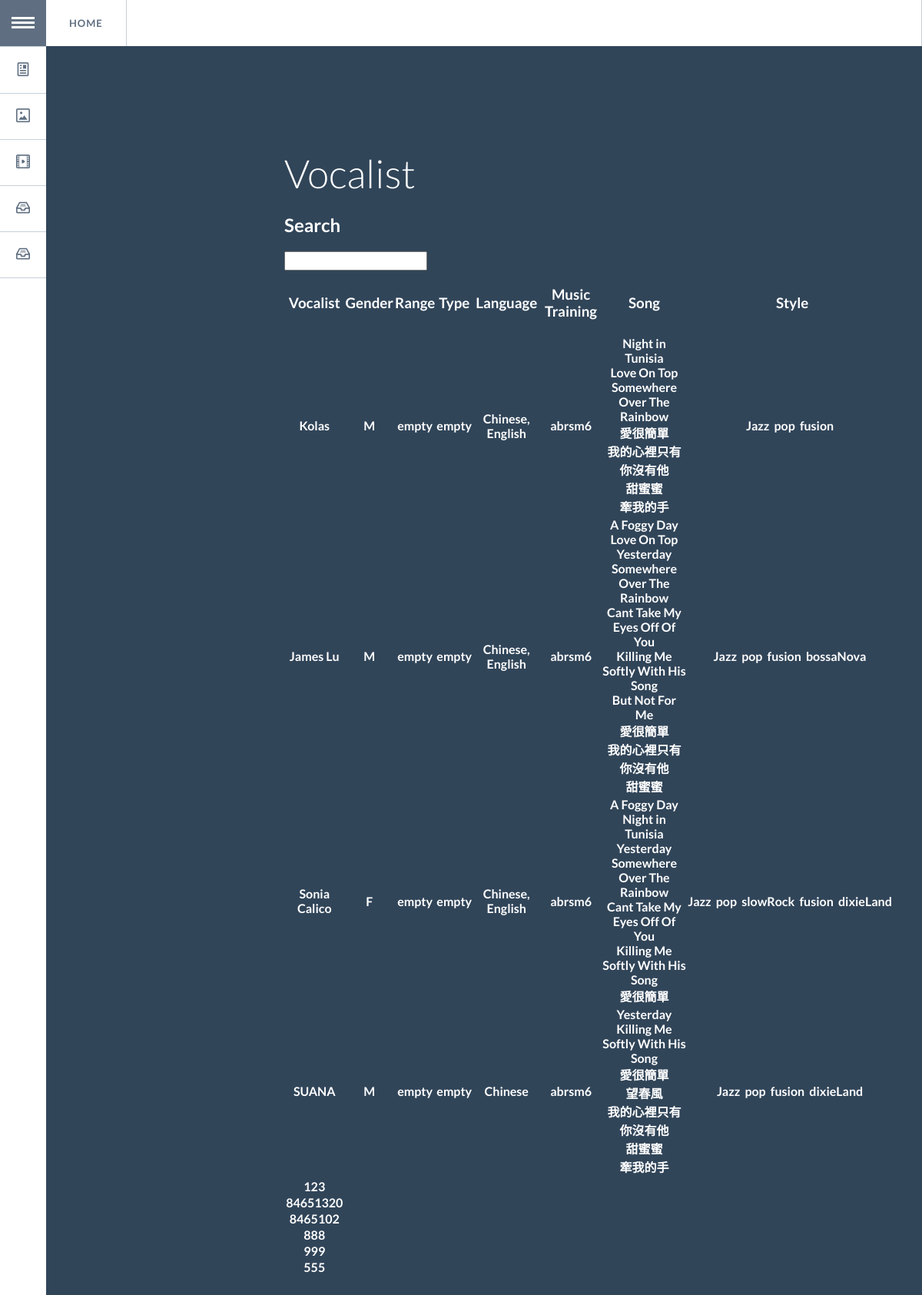
The page /vocalist/ on the database as committed earlier.
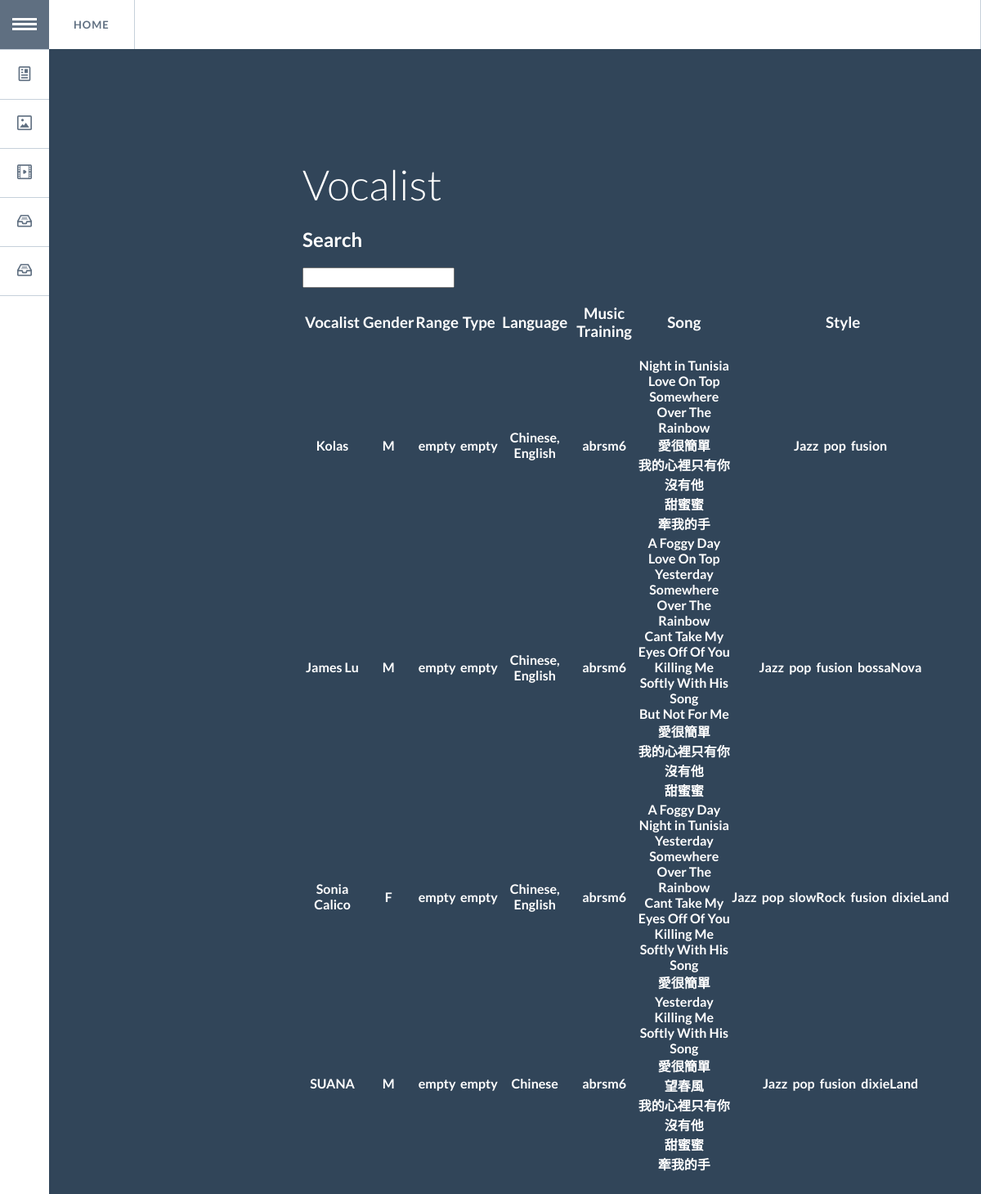
The same page on the database as committed later.
### singer/models.py (models this page shows, shortened)
class Vocalist(models.Model):
	VID = models.AutoField(primary_key = True)
	VName = models.CharField(max_length = 100)
	Gender = models.CharField(max_length = 100)
	Vocal_Range = models.CharField(max_length = 100)
	Vocal_Type = models.CharField(max_length = 100)
	Language = models.CharField(max_length = 100)
	Music_Training = models.CharField(max_length = 100)
	Song = models.ManyToManyField(Song)
	Style = models.ManyToManyField(Style)

class Song(models.Model):
	SID = models.AutoField(primary_key = True)
	SName = models.CharField(max_length = 100)
	Language = models.CharField(max_length = 100)
	Composer = models.CharField(max_length = 100)
	Tonality = models.CharField(max_length = 100)
	Verion = models.CharField(max_length = 100)
	Style = models.ManyToManyField(Style)

class Style(models.Model):
	SID = models.AutoField(primary_key = True)
	SName = models.CharField(max_length = 100)

### singer/views.py (the view)
# urls.py: url(r'^vocalist/', vocalist),
def vocalist(request):
    Voc_list = Vocalist.objects.all()
    if 'search' in request.GET:
        q = request.GET['search']
        S_Song_list = Vocalist.objects.filter(VName__icontains=q)|Vocalist.objects.filter(Gender__icontains=q)|Vocalist.objects.filter(Vocal_Range__icontains=q)|Vocalist.objects.filter(Vocal_Type__icontains=q)|Vocalist.objects.filter(Language__icontains=q)|Vocalist.objects.filter(Music_Training__icontains=q)
        return render(request, 'vocalist.html', {'Voc_list': S_Song_list})
    else:
        return render(request, 'vocalist.html', {'Voc_list': Voc_list})

### templates/vocalist.html (shortened to what this page needs)
<!DOCTYPE html>
<html lang="en" class="no-js">
	<head>
		<link rel="stylesheet" type="text/css" href="/static/css/normalize.css" />
		<link rel="stylesheet" type="text/css" href="/static/css/demo.css" />
		<link rel="stylesheet" type="text/css" href="/static/css/component.css" />
	</head>
	<body>
		<div class="container">
			<ul id="gn-menu" class="gn-menu-main">
				<li class="gn-trigger" style="float: left">
					<a class="gn-icon gn-icon-menu"><span>Menu</span></a>
					<nav class="gn-menu-wrapper">
						<div class="gn-scroller">
							<ul class="gn-menu">
								<li><a href="/song/" class="gn-icon gn-icon-article">Song</a></li>
								<li><a href="/style/" class="gn-icon gn-icon-pictures">Style</a></li>
								<li><a href="/performance/" class="gn-icon gn-icon-videos">Performance</a></li>
								<li><a href="/vocalist/" class="gn-icon gn-icon-archive">Vocalist</a></li>
								<li><a href="/instrumentalist/" class="gn-icon gn-icon-archive">Instrumentalist</a></li>
							</ul>
						</div>
					</nav>
				</li>
				<li><a href="/">Home</a></li>
			</ul>
			<header>
				<h1>Vocalist</h1>
				<h2>Search</h2>
			     <form action="" method="get">
						<input type="text" name="search">
					</form>
		<div>
			<table>
		  		<tr>
		    		<th><h3>Vocalist</h3></th>
		    		<th><h3>Gender</h3></th>
		    		<th><h3>Range</h3></th>
					  <th><h3>Type</h3></th>
					  <th><h3>Language</h3></th>
					  <th><h3>Music Training</h3></th>
						<th><h3>Song</h3></th>
						<th><h3>Style</h3></th>
		  		</tr>
					{% for voc in Voc_list %}
		  		<tr>
					<th>{{ voc.VName }}</th>
					<th>{{ voc.Gender }}</th>
					<th>{{ voc.Vocal_Range }}</th>
					<th>{{ voc.Vocal_Type }}</th>
					<th>{{ voc.Language }}</th>
					<th>{{ voc.Music_Training }}</th>
					<th>{% for song in voc.Song.all %}{{ song.SName }}</br>{% endfor %}</th>
					<th>{% for style in voc.Style.all %}{{ style.SName }}&nbsp&nbsp{% endfor %}</th>
		  		</tr>
				{% endfor %}
			</table>
		</div>
			</header>
		</div>
	</body>
</html>

Rows that differ between the two databases and show on the page:
removed Vocalist: VName "123"
removed Vocalist: VName "84651320"
removed Vocalist: VName "8465102"
removed Vocalist: VName "888"
removed Vocalist: VName "999"
removed Vocalist: VName "555"
